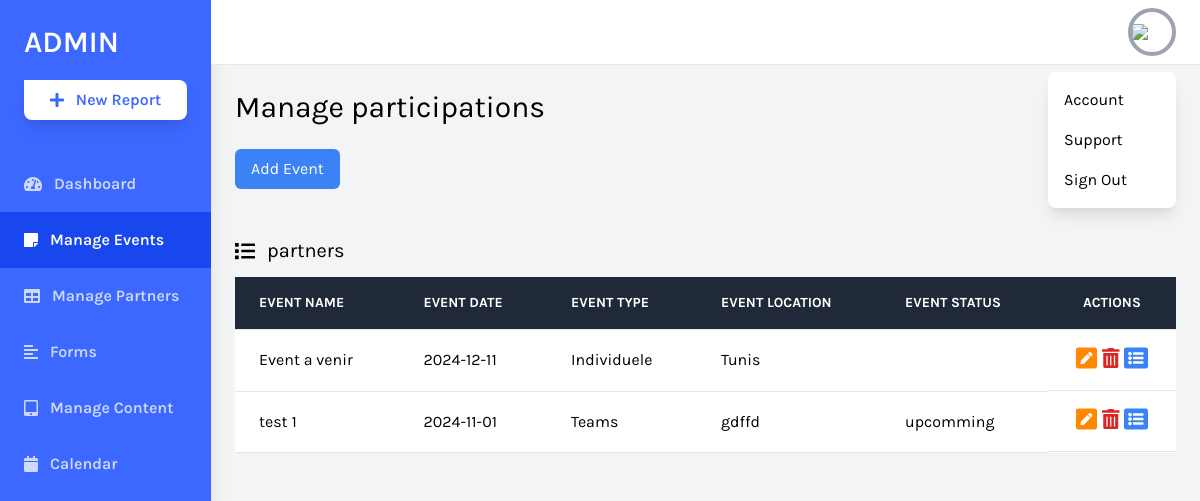
Screenshot of /daskboard/events.php with the database file from the repository.
### tables this page shows
CREATE TABLE `evenements` (
  `IDevent` int(11) NOT NULL,
  `Nom` varchar(20) NOT NULL,
  `Description` varchar(1000) NOT NULL,
  `Location` varchar(100) NOT NULL,
  `Date` date NOT NULL,
  `startTime` time NOT NULL,
  `endTime` time NOT NULL,
  `eventType` varchar(20) NOT NULL,
  `Status` varchar(20) NOT NULL,
  `eventImage` blob NOT NULL
);

### daskboard/events.php (the view, shortened to what this page needs)
<?php
include "conn.php";
$req = "select * from evenements";
$res = mysqli_query($conn, $req);
?>
<!DOCTYPE html>
<html lang="en">
<head>
    <link rel="stylesheet" href="https://cdnjs.cloudflare.com/ajax/libs/font-awesome/4.7.0/css/font-awesome.min.css">
    <link href="https://cdnjs.cloudflare.com/ajax/libs/tailwindcss/2.2.19/tailwind.min.css" rel="stylesheet">
</head>
<body class="bg-gray-100 font-family-karla flex">
    <aside class="relative bg-sidebar h-screen w-64 hidden sm:block shadow-xl">
        <div class="p-6">
            <a href="index.php" class="text-white text-3xl font-semibold uppercase hover:text-gray-300">Admin</a>
            <button
                class="w-full bg-white cta-btn font-semibold py-2 mt-5 rounded-br-lg rounded-bl-lg rounded-tr-lg shadow-lg hover:shadow-xl hover:bg-gray-300 flex items-center justify-center">
                <i class="fas fa-plus mr-3"></i> New Report
            </button>
        </div>
        <nav class="text-white text-base font-semibold pt-3">
            <a href="index.php" class="flex items-center text-white opacity-75 hover:opacity-100 py-4 pl-6 nav-item">
                <i class="fas fa-tachometer-alt mr-3"></i>
                Dashboard
            </a>
            <a href="events.php" class="flex items-center active-nav-link text-white py-4 pl-6 nav-item">
                <i class="fas fa-sticky-note mr-3"></i>
                Manage Events
            </a>
            <a href="partners.php"
                class="flex items-center text-white opacity-75 hover:opacity-100 py-4 pl-6 nav-item">
                <i class="fas fa-table mr-3"></i>
                Manage Partners
            </a>
            <a href="forms.html" class="flex items-center text-white opacity-75 hover:opacity-100 py-4 pl-6 nav-item">
                <i class="fas fa-align-left mr-3"></i>
                Forms
            </a>
            <a href="tabs.php" class="flex items-center text-white opacity-75 hover:opacity-100 py-4 pl-6 nav-item">
                <i class="fas fa-tablet-alt mr-3"></i>
                Manage Content
            </a>
            <a href="calendar.php"
                class="flex items-center text-white opacity-75 hover:opacity-100 py-4 pl-6 nav-item">
                <i class="fas fa-calendar mr-3"></i>
                Calendar
            </a>
        </nav>
    </aside>
    <div class="relative w-full flex flex-col h-screen overflow-y-hidden">
        <header class="w-full items-center bg-white py-2 px-6 hidden sm:flex">
            <div x-data="{ isOpen: false }" class="relative w-1/2 flex justify-end">
                <button @click="isOpen = !isOpen"
                    class="realtive z-10 w-12 h-12 rounded-full overflow-hidden border-4 border-gray-400 hover:border-gray-300 focus:border-gray-300 focus:outline-none">
                    <img src="https://source.unsplash.com/uJ8LNVCBjFQ/400x400">
                </button>
                <button x-show="isOpen" @click="isOpen = false"
                    class="h-full w-full fixed inset-0 cursor-default"></button>
                <div x-show="isOpen" class="absolute w-32 bg-white rounded-lg shadow-lg py-2 mt-16">
                    <a href="#" class="block px-4 py-2 account-link hover:text-white">Account</a>
                    <a href="#" class="block px-4 py-2 account-link hover:text-white">Support</a>
                    <a href="logout.php" class="block px-4 py-2 account-link hover:text-white">Sign Out</a>
                </div>
            </div>
        </header>
        <div class="w-full h-screen overflow-x-hidden border-t flex flex-col">
            <main class="w-full flex-grow p-6">
                <h1 class="text-3xl text-black pb-6">Manage participations</h1>
                <button id="openModalButton"
                    class="px-4 py-2 bg-blue-500 text-white rounded-md hover:bg-blue-600 focus:outline-none">
                    Add Event
                </button>
                <div class="w-full mt-12">
                    <p class="text-xl pb-3 flex items-center">
                        <i class="fas fa-list mr-3"></i> partners
                    </p>
                    <div class="bg-white overflow-auto">
                        <table class="text-left w-full border-collapse">
                            <thead>
                                <tr class="bg-gray-800 text-white">
                                    <th
                                        class="py-4 px-6 bg-grey-lightest font-bold uppercase text-sm text-grey-dark border-b border-grey-light">
                                        Event Name</th>
                                    <th
                                        class="py-4 px-6 bg-grey-lightest font-bold uppercase text-sm text-grey-dark border-b border-grey-light">
                                        Event Date</th>
                                    <th
                                        class="py-4 px-6 bg-grey-lightest font-bold uppercase text-sm text-grey-dark border-b border-grey-light">
                                        Event Type</th>
                                    <th
                                        class="py-4 px-6 bg-grey-lightest font-bold uppercase text-sm text-grey-dark border-b border-grey-light">
                                        Event Location</th>
                                    <th
                                        class="py-4 px-6 bg-grey-lightest font-bold uppercase text-sm text-grey-dark border-b border-grey-light">
                                        Event Status</th>
                                    <th
                                        class="text-center py-4 px-6 bg-grey-lightest font-bold uppercase text-sm text-grey-dark border-b border-grey-light">
                                        Actions</th>
                                </tr>
                            </thead>
                            <tbody>
                                <tr class="hover:bg-grey-lighter">
                                    <?php
                                    if(mysqli_num_rows($res)) {
                                        while($row = mysqli_fetch_assoc($res)) {
                                            echo "<td class='py-4 px-6 border-b border-grey-light'>" .$row['Nom'] ."</td>";
                                            echo "<td class='py-4 px-6 border-b border-grey-light'>" .$row['Date'] ."</td>";
                                            echo "<td class='py-4 px-6 border-b border-grey-light'>" .$row['eventType'] ."</td>";
                                            echo "<td class='py-4 px-6 border-b border-grey-light'>" .$row['Location'] ."</td>";
                                            echo "<td class='py-4 px-6 border-b border-grey-light'>" .$row['Status'] ."</td>";
                                            echo "<td class='py-4 px-6 border-b border-grey-light flex items-center justify-evenly'>
                                            <a href='editEvent.php?eventID=".$row['IDevent']."'>
                                            <i class='fas fa-pen-square text-2xl'
                                                style='color: rgb(255, 136, 0);'></i></a>
                                        <a href='deteleEvent.php?eventID=".$row['IDevent']."'>
                                            <i class='fas fa-trash-alt text-xl text-red-600' aria-hidden='true'></i></a>
                                        <a href='participants.php?eventID=".$row['IDevent']."'>
                                            <i class='fas fa-list-alt text-2xl text-blue-500' aria-hidden='true'></i>
                                        </a>
                                    </td>
                                </tr>";
                                        }
                                    }
                                    ?>
                            </tbody>
                        </table>
                    </div>
            </main>
        </div>
    </div>
</body>
</html>

### daskboard/events.php (style rules this page uses)
.font-family-karla { font-family: karla; }
.bg-sidebar { background: #3d68ff; }
.cta-btn { color: #3d68ff; }
.active-nav-link { background: #1947ee; }

### rows the page displays
evenements: Nom "Event a venir", Date "2024-12-11", eventType "Individuele", Location "Tunis"
evenements: Nom "test 1", Date "2024-11-01", eventType "Teams", Location "gdffd", Status "upcomming"
